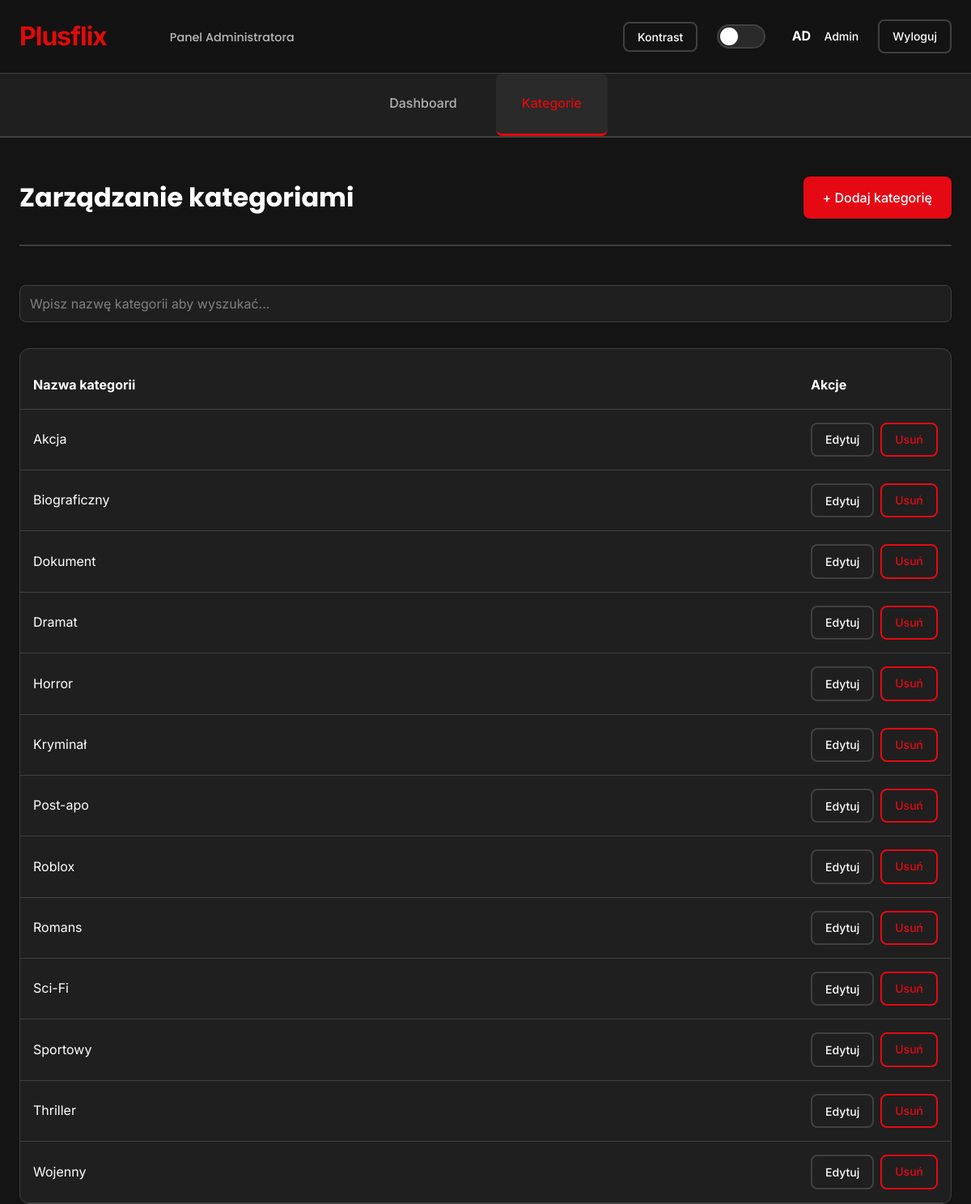
The page /admin-categories.php (signed in) on the database as committed earlier.
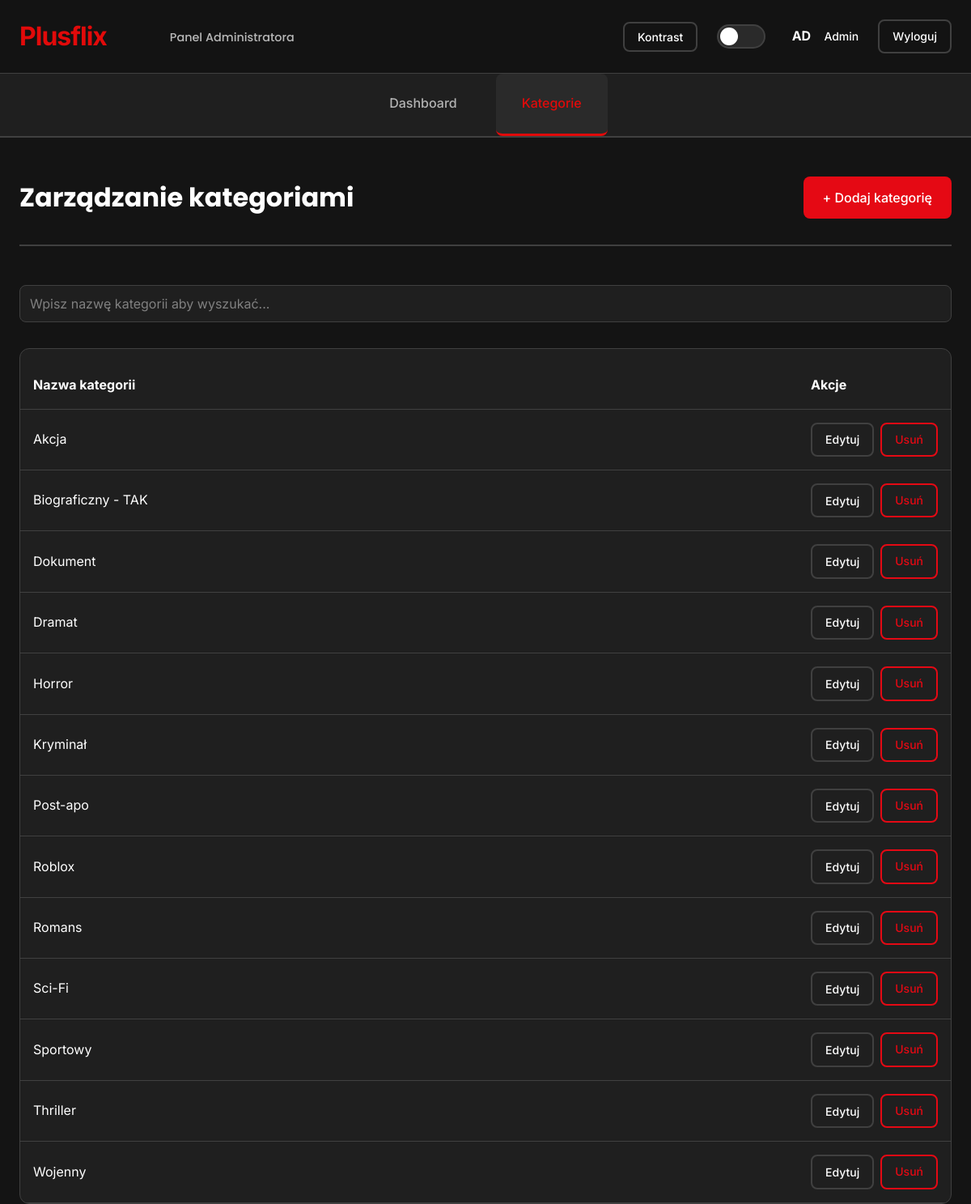
The same page on the database as committed later.
### tables this page shows
CREATE TABLE Kategorie (id_kategorii INTEGER PRIMARY KEY AUTOINCREMENT, nazwa TEXT NOT NULL UNIQUE);

### admin-categories.php (the view, shortened to what this page needs)
<?php
$database = new Database();
$db = $database->connect();
$sql = "SELECT * FROM Kategorie ORDER BY nazwa ASC";
$stmt = $db->prepare($sql);
$stmt->execute();
$categories = $stmt->fetchAll();
?>
<!DOCTYPE html>
<html lang="pl" data-theme="dark">
<head>
    <link rel="stylesheet" href="css/variables.css">
    <link rel="stylesheet" href="css/main.css">
    <link rel="stylesheet" href="css/components.css">
    <link rel="stylesheet" href="css/admin.css">
</head>
<body>
<header class="header">
    <div class="container">
        <div class="header-content">
            <div class="header-logo-wrapper">
                <a href="index.php" class="logo">Plusflix</a>
                <span class="slogan">Panel Administratora</span>
            </div>
            <div class="header-right">
                <button id="contrastToggle" class="btn btn-secondary btn-sm">Kontrast</button>
                <div class="theme-toggle" id="themeToggle"><div class="theme-toggle-slider"></div></div>
                <div class="user-info"><div class="user-avatar" id="userAvatar">AD</div><span class="user-name" id="userName">Admin</span><input type="file" id="avatarInput" accept="image/*" hidden></div>
                <a href="admin-logout.php" class="btn btn-secondary btn-sm">Wyloguj</a>
            </div>
        </div>
    </div>
</header>
<nav class="admin-nav">
    <div class="container" style="display: flex; gap: var(--spacing-sm);">
        <a href="admin-dashboard.php" class="admin-nav-link">Dashboard</a>
        <a href="admin-categories.php" class="admin-nav-link active">Kategorie</a>
    </div>
</nav>
<section class="admin-section">
    <div class="container">
        <div class="admin-header">
            <h2 class="admin-title">Zarządzanie kategoriami</h2>
            <button class="btn btn-primary" onclick="showCategoryForm()">+ Dodaj kategorię</button>
        </div>
            <input type="text"
                   id="categorySearchInput"
                   class="search-input search-full-width"
                   placeholder="Wpisz nazwę kategorii aby wyszukać..."/>
        <div class="admin-table-container">
            <table class="categories-table">
                <thead>
                <tr>
                    <th>Nazwa kategorii</th>
                    <th style="width: 150px;">Akcje</th>
                </tr>
                </thead>
                <tbody>
                <?php foreach ($categories as $cat): ?>
                    <tr>
                        <td><?php echo htmlspecialchars($cat['nazwa']); ?></td>
                        <td>
                            <div class="action-btn-group">
                                <button class="btn btn-secondary btn-sm" onclick='editCategory(<?php echo json_encode($cat); ?>)'>Edytuj</button>
                                <a href="admin-categories.php?delete_id=<?php echo $cat['id_kategorii']; ?>" class="btn btn-secondary btn-sm" onclick="return confirm('Czy na pewno usunąć tę kategorię?')" style="color: #e50914; border-color: #e50914;">Usuń</a>
                            </div>
                        </td>
                    </tr>
                <?php endforeach; ?>
                </tbody>
            </table>
        </div>
    </div>
</section>
</body>
</html>

Rows that differ between the two databases and show on the page:
changed kategorie: nazwa "Biograficzny" → "Biograficzny - TAK"
